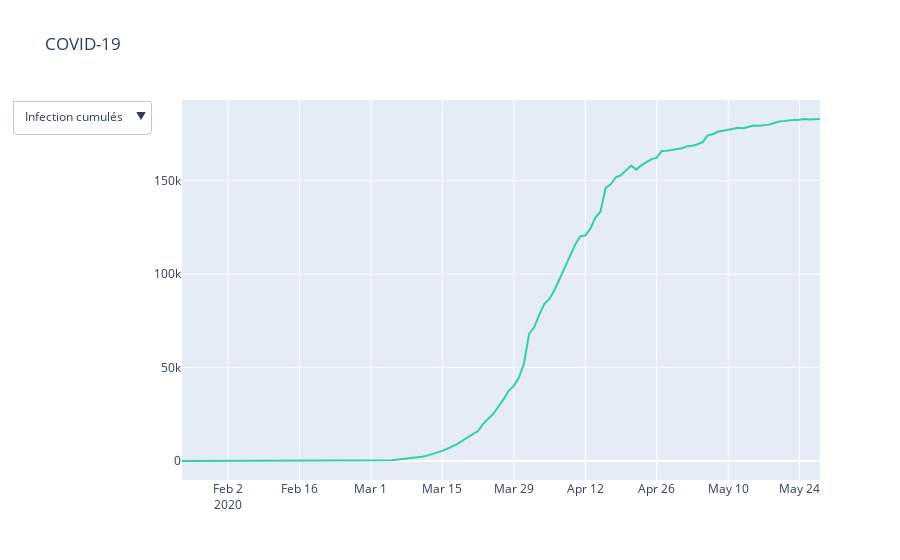

Here is the notebook cell this chart was saved with:
### Code cell
import plotly.graph_objects as go
import pandas as pd
from donnees import *

recuperer_stats_covid()

TableFrance= recup_pays('France')
TableDeces,TableInfection,TableDate= recup_champ(TableFrance,'Deces'),recup_champ(TableFrance,'Infection'),recup_champ(TableFrance,'Date')

coeff_opti=calcul_coeff(TableDeces,TableInfection)


fig = go.Figure()


fig.add_trace(
    go.Scatter(x=TableDate,
               y=TableInfection,
               name="Infectés cumulés",
               line=dict(color="#33CFA5")))

fig.add_trace(
    go.Scatter(x=TableDate,
               y=TableDeces,
               name="Deces",
               visible=False,
               line=dict(color="#33CFA5", dash="dash")))



fig.update_layout(
    updatemenus=[
        dict(
            active=0,
            buttons=list([
                dict(label="Infectés cumulés",
                     method="update",
                     args=[{"visible": [True, False, True, False]},
                           {"title": "Graphique",
                            "annotations": []}]),
                 dict(label="Deces",
                     method="update",
                     args=[{"visible": [True, True, False, False]},
                           {"title": "COVID-19"}]),
            ]),
        )
    ])



# Set title
fig.update_layout(title_text="COVID-19")


fig.show()
